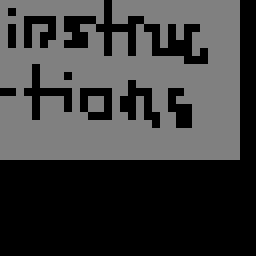

Tiled map render using the project's own tile images. Description and the whole map definition, tile-layer contents included, below:
An orthogonal 32x32 tile map with 8x8 px tiles, 1 tile layer (Tile Layer 1), 2 tilesets.

<map version="1.10" tiledversion="1.10.2" orientation="orthogonal" renderorder="right-down" width="32" height="32" tilewidth="8" tileheight="8" infinite="0" nextlayerid="2" nextobjectid="1">
 <editorsettings>
  <export target="../Final Project Scaffold/instructionsTilemap.c" format="gba" />
 </editorsettings>
 <tileset firstgid="1" source="inventorytileset.tsx" />
 <tileset firstgid="1025" source="instructionsTileset.tsx" />
 <layer id="1" name="Tile Layer 1" width="32" height="32">
  <data encoding="csv">
6,6,6,6,6,6,6,6,6,6,6,6,6,1031,6,6,6,6,6,6,6,6,6,6,6,6,6,6,6,6,0,0,
6,1031,6,6,6,6,6,6,6,6,6,6,6,1031,6,6,6,6,6,6,6,6,6,6,6,6,6,6,6,6,0,0,
6,6,6,1031,1031,1031,1031,6,1031,1031,1031,1031,6,1031,6,6,1031,1031,6,6,6,6,6,6,6,6,6,6,6,6,0,0,
6,1031,6,1031,6,6,1031,6,1031,1031,6,6,1031,1031,1031,1031,1031,6,1031,1031,6,1031,6,1031,1031,6,6,6,6,6,0,0,
6,1031,6,1031,6,1031,1031,6,6,1031,1031,6,6,1031,6,6,1031,6,6,1031,6,1031,6,1031,6,6,6,6,6,6,0,0,
6,1031,6,1031,6,1031,6,6,1031,1031,1031,6,6,1031,6,6,1031,6,6,1031,6,1031,1031,1031,6,6,6,6,6,6,0,0,
6,6,6,6,6,6,6,6,6,6,6,6,6,1031,6,6,1031,6,6,1031,1031,1031,1031,1031,6,1031,6,6,6,6,0,0,
6,6,6,6,6,6,6,6,6,6,6,6,6,6,6,6,6,6,6,6,6,6,6,1031,1031,1031,6,6,6,6,0,0,
6,6,6,6,1031,6,6,6,6,6,6,6,6,6,6,6,6,6,6,6,6,6,6,6,6,6,6,6,6,6,0,0,
6,6,6,6,1031,6,6,6,1031,6,6,6,6,6,6,6,6,6,6,6,6,6,6,6,6,6,6,6,6,6,0,0,
6,6,6,6,1031,6,6,6,6,6,6,6,6,6,6,6,1031,6,6,6,6,6,6,6,6,6,6,6,6,6,0,0,
1031,1031,6,1031,1031,1031,1031,1031,1031,6,1031,1031,1031,1031,6,6,1031,1031,1031,6,6,1031,1031,6,6,6,6,6,6,6,0,0,
6,6,6,6,1031,6,6,6,1031,6,1031,6,6,1031,6,1031,1031,6,1031,6,6,1031,6,6,6,6,6,6,6,6,0,0,
6,6,6,6,1031,6,6,6,1031,6,1031,6,6,1031,6,1031,1031,6,1031,6,6,1031,1031,1031,6,6,6,6,6,6,0,0,
6,6,6,6,1031,6,6,6,6,6,6,1031,1031,1031,6,6,1031,6,1031,1031,6,6,1031,1031,6,6,6,6,6,6,0,0,
6,6,6,6,6,6,6,6,6,6,6,6,6,6,6,6,6,6,6,1031,6,6,1031,1031,6,6,6,6,6,6,0,0,
6,6,6,6,6,6,6,6,6,6,6,6,6,6,6,6,6,6,6,6,6,6,6,6,6,6,6,6,6,6,0,0,
6,6,6,6,6,6,6,6,6,6,6,6,6,6,6,6,6,6,6,6,6,6,6,6,6,6,6,6,6,6,0,0,
6,6,6,6,6,6,6,6,6,6,6,6,6,6,6,6,6,6,6,6,6,6,6,6,6,6,6,6,6,6,0,0,
6,6,6,6,6,6,6,6,6,6,6,6,6,6,6,6,6,6,6,6,6,6,6,6,6,6,6,6,6,6,0,0,
0,0,0,0,0,0,0,0,0,0,0,0,0,0,0,0,0,0,0,0,0,0,0,0,0,0,0,0,0,0,0,0,
0,0,0,0,0,0,0,0,0,0,0,0,0,0,0,0,0,0,0,0,0,0,0,0,0,0,0,0,0,0,0,0,
0,0,0,0,0,0,0,0,0,0,0,0,0,0,0,0,0,0,0,0,0,0,0,0,0,0,0,0,0,0,0,0,
0,0,0,0,0,0,0,0,0,0,0,0,0,0,0,0,0,0,0,0,0,0,0,0,0,0,0,0,0,0,0,0,
0,0,0,0,0,0,0,0,0,0,0,0,0,0,0,0,0,0,0,0,0,0,0,0,0,0,0,0,0,0,0,0,
0,0,0,0,0,0,0,0,0,0,0,0,0,0,0,0,0,0,0,0,0,0,0,0,0,0,0,0,0,0,0,0,
0,0,0,0,0,0,0,0,0,0,0,0,0,0,0,0,0,0,0,0,0,0,0,0,0,0,0,0,0,0,0,0,
0,0,0,0,0,0,0,0,0,0,0,0,0,0,0,0,0,0,0,0,0,0,0,0,0,0,0,0,0,0,0,0,
0,0,0,0,0,0,0,0,0,0,0,0,0,0,0,0,0,0,0,0,0,0,0,0,0,0,0,0,0,0,0,0,
0,0,0,0,0,0,0,0,0,0,0,0,0,0,0,0,0,0,0,0,0,0,0,0,0,0,0,0,0,0,0,0,
0,0,0,0,0,0,0,0,0,0,0,0,0,0,0,0,0,0,0,0,0,0,0,0,0,0,0,0,0,0,0,0,
0,0,0,0,0,0,0,0,0,0,0,0,0,0,0,0,0,0,0,0,0,0,0,0,0,0,0,0,0,0,0,0
</data>
 </layer>
</map>
